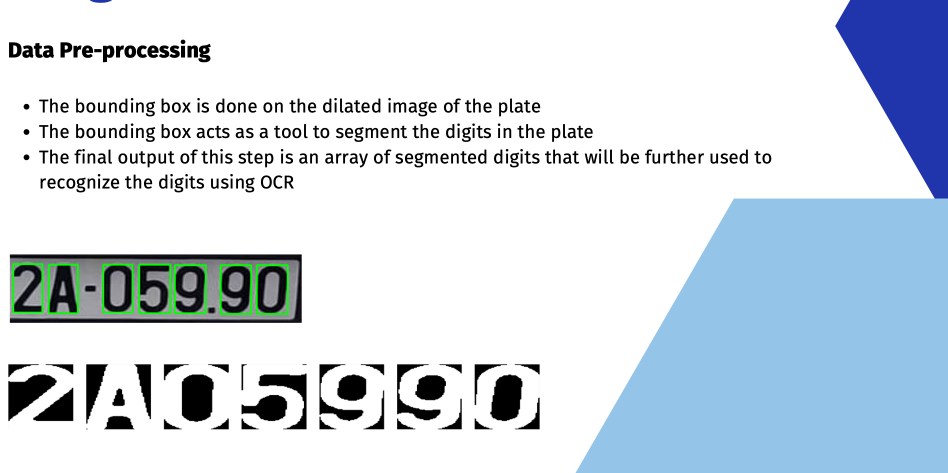
#> input picture data pre processing.png, 1896 x 946 px, given in place of 17.jpg, which was not available (shown at 1/2 size)
$ jupyter execute --allow-errors model_for_OCR_and_YOLO_v5.ipynb   (shell and % lines are left out)   (text cells are left out)
#> lines starting #> are read from the running program, lines starting #| are printed output that depends on the picture; after the words box and inside, x2 and y2 are one past the last pixel; in counts of white or black regions, pixels touching at a corner belong together; pictures that were not available may be replaced by others from this repository, and a replacement may not be noted
[cell 1]
#clone YOLOv5 and
%cd yolov5

import torch
import os
from IPython.display import Image, clear_output  # to display images

[cell 2]
import torch
from IPython.display import clear_output

[cell 3]
import torch
print(f"Setup complete. Using torch {torch.__version__} ({torch.cuda.get_device_properties(0).name if torch.cuda.is_available() else 'CPU'})")
#> (this line was passed over: torch is not available in this run)

[cell 4]
from sklearn.model_selection import train_test_split

[cell 5]

from roboflow import Roboflow
#> (the rest of this cell did not finish here and is left out)

#> (a cell that did not finish here is left out)

[cell 7]
dir = '/content/yolov5/sam/'
imgs = [dir + f for f in ('17.jpg', 'test.jpg')]

#> (a cell that did not finish here is left out)

#> (a cell that did not finish here is left out)

#> (a cell that did not finish here is left out)

[cell 11]
import cv2
from google.colab.patches import cv2_imshow

[cell 12]
x = cv2.imread('/content/yolov5/runs/detect/exp2/17.jpg')
#> x is the input picture: shape (946, 1896, 3); mean B, G, R 228.1, 219, 208.4
#> (the rest of this cell did not finish here and is left out)

#> (a cell that did not finish here is left out)

#> (a cell that did not finish here is left out)

#> (a cell that did not finish here is left out)

[cell 16]
x = cv2.imread('/content/yolov5/runs/detect/exp3/t102.jpg')
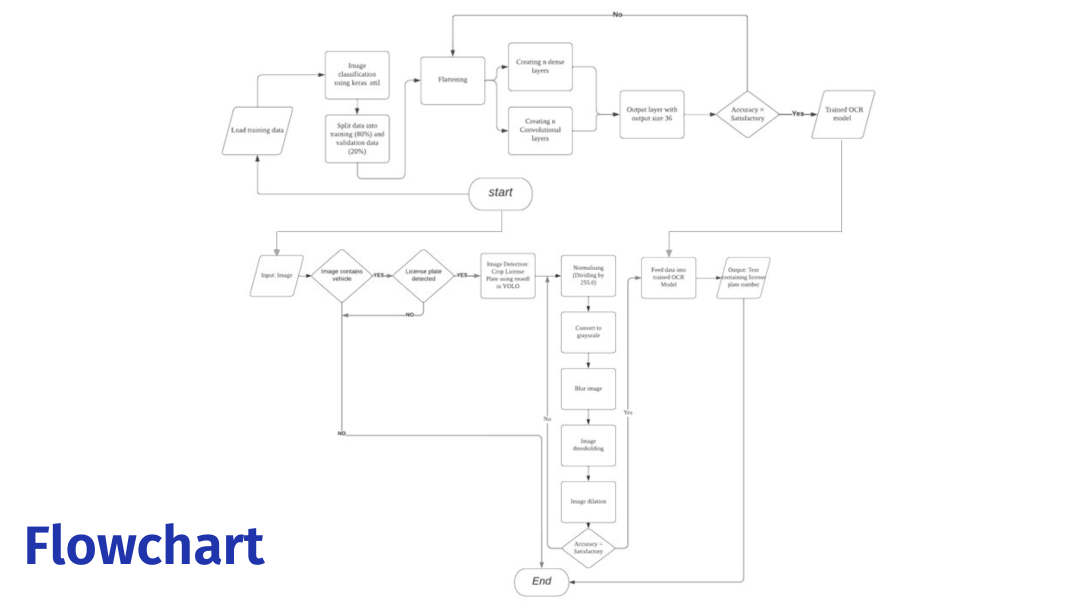
#> input picture flow chart.png, 2170 x 1210 px, given in place of t102.jpg, which was not available (shown at 1/2 size)
#> x is the input picture: shape (1210, 2170, 3); mean B, G, R 252.7, 251.9, 251.8
#> (the rest of this cell did not finish here and is left out)

#> (a cell that did not finish here is left out)

[cell 18]
# remove warning message
import os
os.environ['TF_CPP_MIN_LOG_LEVEL'] = '3'

# required library
import cv2
import numpy as np
import matplotlib.pyplot as plt
import matplotlib.gridspec as gridspec
from os.path import splitext,basename
from keras.models import model_from_json
#from keras.preprocessing.image import load_img, img_to_array
from keras.preprocessing import image
from keras.applications.mobilenet_v2 import preprocess_input
from sklearn.preprocessing import LabelEncoder
import glob

[cell 19]
imx = cv2.imread('/content/crop.png')

[cell 20]
if (len(imx)):
    plate_image = cv2.convertScaleAbs(imx[0], alpha=(255.0))
#> plate_image = 2170 rows, first 8: [255, 255, 255], [255, 255, 255], [255, 255, 255], [255, 255, 255], [255, 255, 255], [255, 255, 255], [255, 255, 255], [255, 255, 255]

    # convert to grayscale and blur the image
    gray = cv2.cvtColor(imx, cv2.COLOR_BGR2GRAY)
    blur = cv2.GaussianBlur(gray,(7,7),0)

    # Applied inversed thresh_binary
    binary = cv2.threshold(blur, 180, 255,
                         cv2.THRESH_BINARY_INV + cv2.THRESH_OTSU)[1]
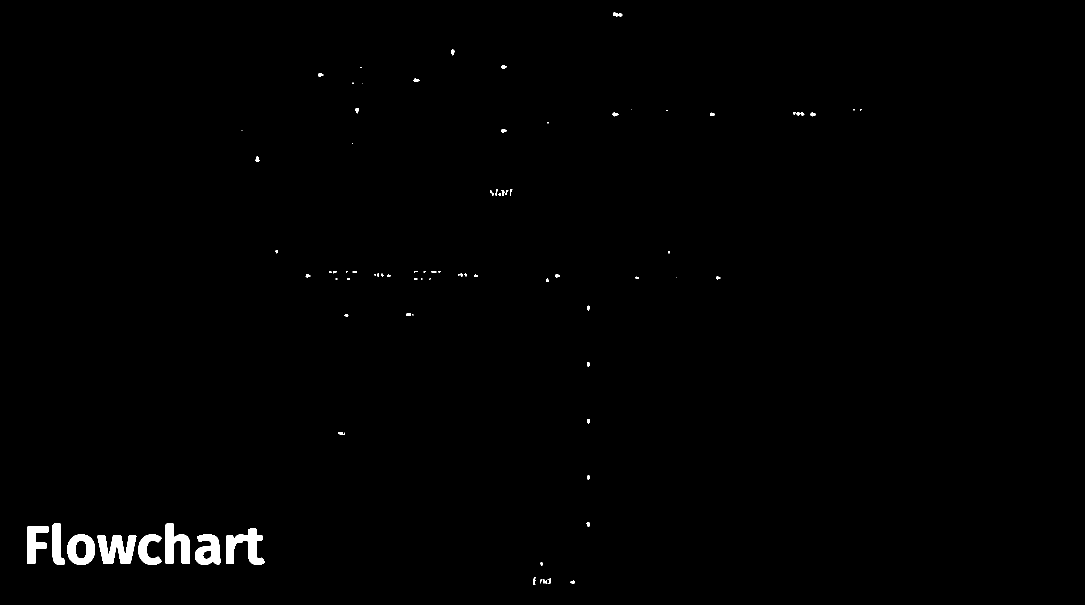
#> binary: shape (1210, 2170) (shown at 1/2 size); 0.74% white; 81 white regions (25 under 20 px), largest, box (x1, y1, x2, y2) and area: (195, 1070, 273, 1128) 2907, (452, 1056, 529, 1130) 2828, (331, 1046, 380, 1128) 2445
    ## Applied dilation
    kernel3 = cv2.getStructuringElement(cv2.MORPH_RECT, (3, 3))
    thre_mor = cv2.morphologyEx(binary, cv2.MORPH_DILATE, kernel3)
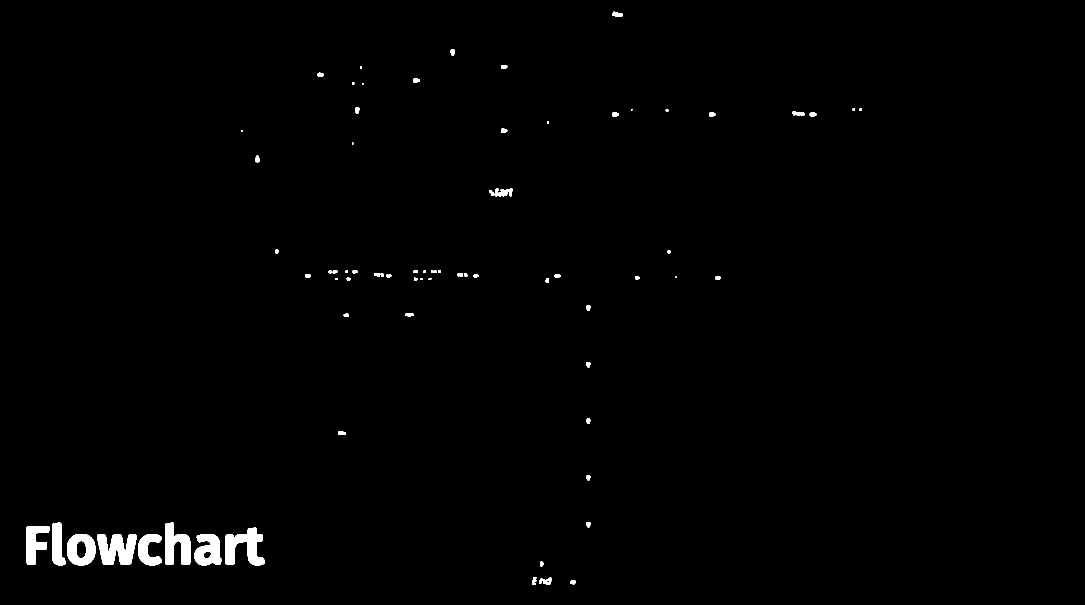
#> thre_mor: shape (1210, 2170) (shown at 1/2 size); 0.93% white; 74 white regions (7 under 20 px)

[cell 21]
def sort_contours(cnts,reverse = False):
    i = 0
    boundingBoxes = [cv2.boundingRect(c) for c in cnts]
    (cnts, boundingBoxes) = zip(*sorted(zip(cnts, boundingBoxes),
                                        key=lambda b: b[1][i], reverse=reverse))
    return cnts

cont, _  = cv2.findContours(binary, cv2.RETR_EXTERNAL, cv2.CHAIN_APPROX_SIMPLE)
#> cont = 81 contours, 39 with area under 20; largest, box (x1, y1, x2, y2) and area: (195, 1070, 273, 1128) 2702, (135, 1069, 190, 1130) 2682, (452, 1056, 529, 1130) 2642, (331, 1046, 380, 1128) 2280, (390, 1069, 442, 1130) 2192

# creat a copy version "test_roi" of plat_image to draw bounding box
test_roi = imx.copy()

# Initialize a list which will be used to append charater image
crop_characters = []

# define standard width and height of character
digit_w, digit_h = 28, 28

for c in sort_contours(cont):
#> in sort_contours, `i = 0`: i = 0
#> in sort_contours, `boundingBoxes = [cv2.boundingRect(c) for c in cnts]`: boundingBoxes = 81 items
#> in sort_contours, `(cnts, boundingBoxes) = zip(*sorted(zip(cnts, boundingBoxes), key=lamb..`: cnts has the same summary as cont outside sort_contours
    (x, y, w, h) = cv2.boundingRect(c)
    print(x,y,w,h)
    ratio = h/w

    #print(h/imx.shape[0])
    if 0.7<=ratio<=5: # Only select contour with defined ratio
        if h/imx.shape[0]>=0.1: # Select contour which has the height larger than 50% of the plate_image
            # Draw bounding box arroung digit number
            cv2.rectangle(test_roi, (x, y), (x + w, y + h), (0, 255,0), 2)

            # Sperate number and give prediction
            curr_num = thre_mor[y:y+h,x:x+w]
            curr_num = cv2.resize(curr_num, dsize=(digit_w, digit_h))
            _, curr_num = cv2.threshold(curr_num, 220, 255, cv2.THRESH_BINARY + cv2.THRESH_OTSU)
            crop_characters.append(curr_num)
#> this loop made 81 passes
#| 54 1053 44 75
#| 105 1046 25 84
#| 135 1069 55 61
#| 195 1070 78 58
#| 277 1069 46 61
#| 331 1046 49 82
#| 390 1069 52 61
#| 452 1056 77 74
#> (further printed lines are left out)
#> after the loop, crop_characters = []

print("Detect {} letters...".format(len(crop_characters)))
#> (printed output is left out)
#> (the rest of this cell did not finish here and is left out)
